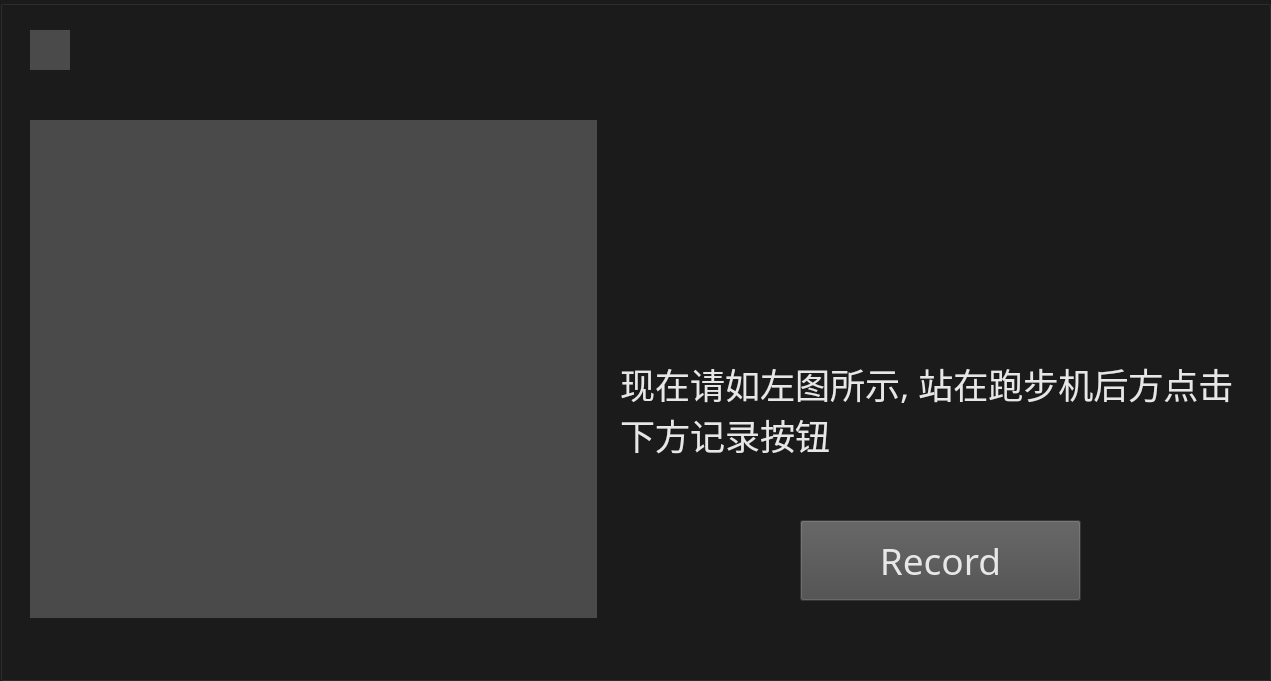
  <widget class="QGroupBox" name="groupBox">
   <property name="geometry">
    <rect>
     <x>-10</x>
     <y>900</y>
     <width>1271</width>
     <height>681</height>
    </rect>
   </property>
   <property name="palette">
    <palette>
     <active>
      <colorrole role="Button">
       <brush brushstyle="SolidPattern">
        <color alpha="255">
         <red>27</red>
         <green>27</green>
         <blue>27</blue>
        </color>
       </brush>
      </colorrole>
      <colorrole role="Base">
       <brush brushstyle="SolidPattern">
        <color alpha="255">
         <red>27</red>
         <green>27</green>
         <blue>27</blue>
        </color>
       </brush>
      </colorrole>
      <colorrole role="Window">
       <brush brushstyle="SolidPattern">
        <color alpha="255">
         <red>27</red>
         <green>27</green>
         <blue>27</blue>
        </color>
       </brush>
      </colorrole>
     </active>
     <inactive>
      <colorrole role="Button">
       <brush brushstyle="SolidPattern">
        <color alpha="255">
         <red>27</red>
         <green>27</green>
         <blue>27</blue>
        </color>
       </brush>
      </colorrole>
      <colorrole role="Base">
       <brush brushstyle="SolidPattern">
        <color alpha="255">
         <red>27</red>
         <green>27</green>
         <blue>27</blue>
        </color>
       </brush>
      </colorrole>
      <colorrole role="Window">
       <brush brushstyle="SolidPattern">
        <color alpha="255">
         <red>27</red>
         <green>27</green>
         <blue>27</blue>
        </color>
       </brush>
      </colorrole>
     </inactive>
     <disabled>
      <colorrole role="Button">
       <brush brushstyle="SolidPattern">
        <color alpha="255">
         <red>27</red>
         <green>27</green>
         <blue>27</blue>
        </color>
       </brush>
      </colorrole>
      <colorrole role="Base">
       <brush brushstyle="SolidPattern">
        <color alpha="255">
         <red>27</red>
         <green>27</green>
         <blue>27</blue>
        </color>
       </brush>
      </colorrole>
      <colorrole role="Window">
       <brush brushstyle="SolidPattern">
        <color alpha="255">
         <red>27</red>
         <green>27</green>
         <blue>27</blue>
        </color>
       </brush>
      </colorrole>
     </disabled>
    </palette>
   </property>
   <property name="styleSheet">
    <string notr="true">background-color:rgb(27, 27, 27);</string>
   </property>
   <property name="title">
    <string/>
   </property>
   <widget class="QLabel" name="label_5">
    <property name="geometry">
     <rect>
      <x>30</x>
      <y>120</y>
      <width>567</width>
      <height>498</height>
     </rect>
    </property>
    <property name="styleSheet">
     <string notr="true">background-color:rgb(74, 74, 74);</string>
    </property>
    <property name="text">
     <string/>
    </property>
   </widget>
   <widget class="QPushButton" name="pushButton">
    <property name="geometry">
     <rect>
      <x>800</x>
      <y>520</y>
      <width>281</width>
      <height>81</height>
     </rect>
    </property>
    <property name="font">
     <font>
      <family>Agency FB</family>
      <pointsize>28</pointsize>
     </font>
    </property>
    <property name="styleSheet">
     <string notr="true">background-color:rgb(74, 74, 74);
color:rgb(231, 231, 231);</string>
    </property>
    <property name="text">
     <string>Record</string>
    </property>
   </widget>
   <widget class="QLabel" name="label_6">
    <property name="geometry">
     <rect>
      <x>30</x>
      <y>30</y>
      <width>40</width>
      <height>40</height>
     </rect>
    </property>
    <property name="styleSheet">
     <string notr="true">background-color:rgb(74, 74, 74);</string>
    </property>
    <property name="text">
     <string/>
    </property>
   </widget>
   <widget class="QLabel" name="label_7">
    <property name="geometry">
     <rect>
      <x>620</x>
      <y>110</y>
      <width>621</width>
      <height>351</height>
     </rect>
    </property>
    <property name="font">
     <font>
      <family>Agency FB</family>
      <pointsize>26</pointsize>
     </font>
    </property>
    <property name="styleSheet">
     <string notr="true">color:rgb(231, 231, 231);</string>
    </property>
    <property name="locale">
     <locale language="Chinese" country="China"/>
    </property>
    <property name="text">
     <string>现在请如左图所示, 站在跑步机后方点击下方记录按钮</string>
    </property>
    <property name="textFormat">
     <enum>Qt::AutoText</enum>
    </property>
    <property name="scaledContents">
     <bool>false</bool>
    </property>
    <property name="alignment">
     <set>Qt::AlignBottom|Qt::AlignLeading|Qt::AlignLeft</set>
    </property>
    <property name="wordWrap">
     <bool>true</bool>
    </property>
   </widget>
  </widget>
